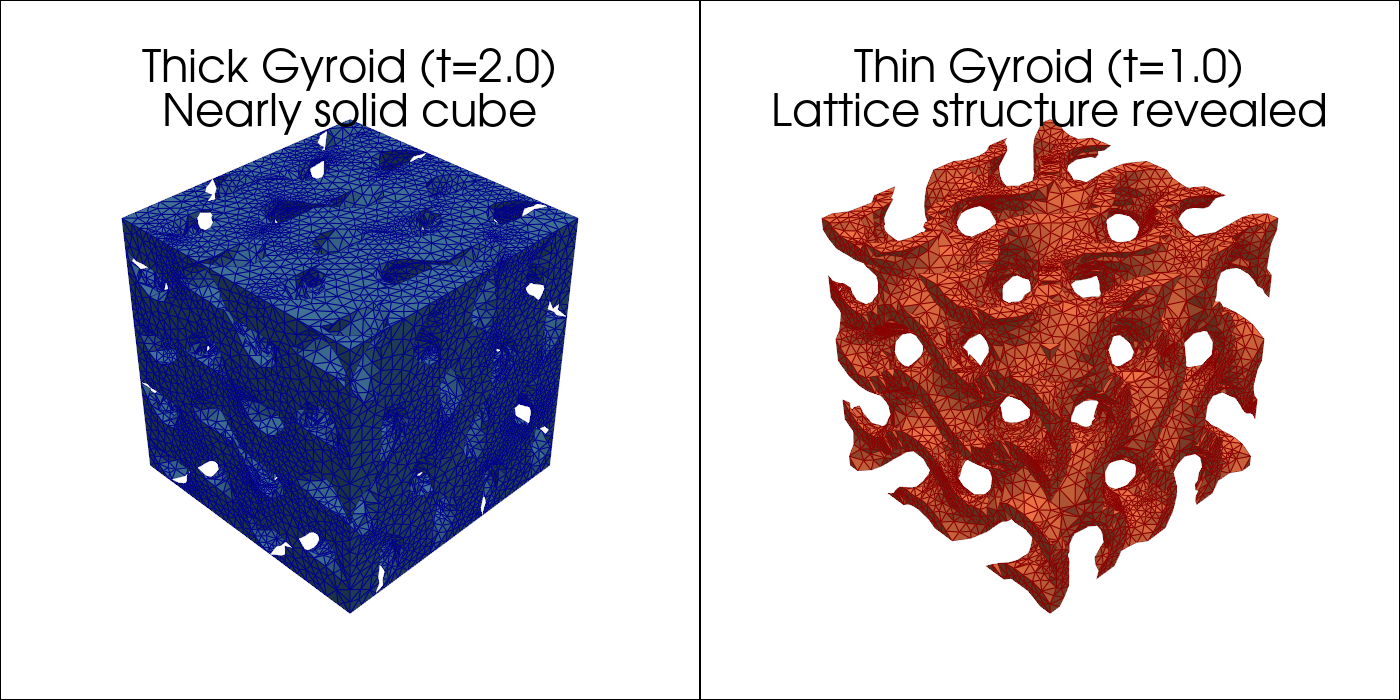

Write Python code to recreate this figure.
# /// script
# requires-python = ">=3.9"
# dependencies = [
#     "mmgpy",
#     "numpy",
#     "pyvista",
# ]
#
# [tool.uv.sources]
# mmgpy = { path = "../.." }
# ///
"""Level-set discretization example: Thick Gyroid TPMS.

This example demonstrates how to use level-set discretization to create
a thick gyroid TPMS (Triply Periodic Minimal Surface) from a cube mesh.

A gyroid is defined by: sin(kx)cos(ky) + sin(ky)cos(kz) + sin(kz)cos(kx) = 0

For a "thick" gyroid shell, we use |f(x,y,z)| - thickness/2 as the level-set:
- Large thickness (>=2.0): fills most of the cube (nearly solid)
- Small thickness (~1.0): reveals the gyroid lattice structure

Key insight: After level-set discretization, MMG creates:
- Element refs: 2 (exterior/void), 3 (interior/solid)

To visualize the solid gyroid, extract the surface of ref=3 tetrahedra.
"""

from pathlib import Path

import numpy as np
import pyvista as pv

import mmgpy  # noqa: F401  -- registers the .mmg accessor


def create_volumetric_cube_mesh(resolution: int = 10) -> tuple[np.ndarray, np.ndarray]:
    """Create a tetrahedral mesh of a unit cube WITH interior points.

    Unlike a surface mesh, this creates a grid of points throughout the volume,
    which is essential for level-set discretization to work properly.
    """
    x = np.linspace(-0.5, 0.5, resolution)
    y = np.linspace(-0.5, 0.5, resolution)
    z = np.linspace(-0.5, 0.5, resolution)
    xx, yy, zz = np.meshgrid(x, y, z, indexing="ij")
    points = np.column_stack([xx.ravel(), yy.ravel(), zz.ravel()])

    cloud = pv.PolyData(points)
    tetra = cloud.delaunay_3d()
    vertices = np.array(tetra.points, dtype=np.float64)
    elements = tetra.cells_dict[pv.CellType.TETRA].astype(np.int32)
    return vertices, elements


def gyroid_levelset(
    vertices: np.ndarray,
    thickness: float = 0.5,
    periods: float = 2.0,
) -> np.ndarray:
    """Compute level-set for a thick gyroid TPMS.

    The gyroid surface is: sin(kx)cos(ky) + sin(ky)cos(kz) + sin(kz)cos(kx) = 0

    For a thick shell, we use |f| - thickness/2 as the level-set:
    - Negative inside the thick shell (solid material)
    - Positive outside (void)

    Args:
        vertices: Nx3 array of vertex coordinates
        thickness: Shell thickness (larger = more solid, smaller = reveals structure)
        periods: Number of gyroid periods across the domain

    Returns:
        Nx1 array as required by remesh_levelset.

    """
    # Scale factor for the number of periods in [-1, 1] domain
    k = 2.0 * np.pi * periods
    x, y, z = vertices[:, 0] * k, vertices[:, 1] * k, vertices[:, 2] * k

    # Gyroid function (ranges roughly from -1.5 to 1.5)
    f = np.sin(x) * np.cos(y) + np.sin(y) * np.cos(z) + np.sin(z) * np.cos(x)

    # Thick gyroid: |f| - thickness/2
    # Negative inside the shell, positive outside
    return (np.abs(f) - thickness / 2).reshape(-1, 1)


def extract_volume_surface(
    grid: pv.UnstructuredGrid,
    element_ref: int = 3,
) -> pv.PolyData:
    """Extract the surface of a volume region (tetrahedra with given ref).

    After level-set discretization, MMG assigns:
    - Element ref 2: exterior (where level-set > 0, void)
    - Element ref 3: interior (where level-set < 0, solid material)

    This extracts the boundary surface of the solid material.
    """
    refs = np.asarray(grid.cell_data["refs"])
    keep = refs == element_ref
    if not keep.any():
        msg = f"No elements with ref {element_ref}. Refs: {np.unique(refs)}"
        raise ValueError(msg)

    return grid.extract_cells(np.where(keep)[0]).extract_surface()


def create_thick_gyroid(
    vertices: np.ndarray,
    elements: np.ndarray,
    thickness: float,
    periods: float = 2.0,
    hmax: float = 0.12,
) -> pv.PolyData:
    """Create a thick gyroid TPMS mesh at the given thickness.

    Returns the surface of the solid gyroid volume as a PyVista PolyData.
    """
    grid = pv.UnstructuredGrid({pv.CellType.TETRA: elements}, vertices)
    levelset = gyroid_levelset(vertices, thickness=thickness, periods=periods)
    result = grid.mmg.remesh_levelset(levelset, ls=0.0, hmax=hmax, verbose=True)
    return extract_volume_surface(result, element_ref=3)


def main() -> None:
    """Demonstrate thick gyroid TPMS via level-set discretization.

    Shows two gyroid structures side by side:
    - Left: Large thickness (nearly solid cube)
    - Right: Small thickness (reveals gyroid lattice)
    """
    # Thickness values to compare
    thick = 2.0  # Large thickness - nearly solid cube
    thin = 1.0  # Small thickness - reveals gyroid lattice structure
    periods = 2.0  # Number of gyroid periods

    print("Creating volumetric cube mesh with interior points...")
    vertices, elements = create_volumetric_cube_mesh(resolution=20)
    print(f"Base mesh: {len(vertices)} vertices, {len(elements)} tetrahedra")

    # Create thick gyroid (nearly solid)
    print(f"\nCreating thick gyroid (thickness={thick})...")
    thick_surface = create_thick_gyroid(vertices, elements, thick, periods)
    n_tri, n_pts = thick_surface.n_cells, thick_surface.n_points
    print(f"  Result: {n_tri} triangles, {n_pts} vertices")

    # Create thin gyroid (lattice visible)
    print(f"\nCreating thin gyroid (thickness={thin})...")
    thin_surface = create_thick_gyroid(vertices, elements, thin, periods)
    n_tri, n_pts = thin_surface.n_cells, thin_surface.n_points
    print(f"  Result: {n_tri} triangles, {n_pts} vertices")

    # Visualization
    pl = pv.Plotter(shape=(1, 2), window_size=(1400, 700), off_screen=True)

    pl.subplot(0, 0)
    pl.add_mesh(
        thick_surface,
        show_edges=True,
        color="steelblue",
        edge_color="darkblue",
        line_width=0.5,
    )
    pl.add_title(f"Thick Gyroid (t={thick})\nNearly solid cube")

    pl.subplot(0, 1)
    pl.add_mesh(
        thin_surface,
        show_edges=True,
        color="coral",
        edge_color="darkred",
        line_width=0.5,
    )
    pl.add_title(f"Thin Gyroid (t={thin})\nLattice structure revealed")

    pl.link_views()
    pl.camera_position = [(2.5, 2.5, 2.5), (0, 0, 0), (0, 0, 1)]

    # Save image
    output_path = Path(__file__).parent / "levelset_discretization.png"
    pl.screenshot(output_path)
    print(f"\nImage saved to: {output_path}")


if __name__ == "__main__":
    main()
